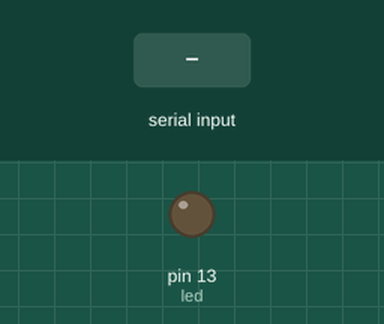
Simulated run of this sketch. Board: Arduino Uno, built with avr-gcc and run on an emulated ATmega328P. Shown: output pins drawn as LEDs (lit = HIGH). Inputs (shaded band) come from the test bench. What the sketch prints to the serial monitor is not drawn.

Above: at 1.2 s.
1.3 s: "1" received over Serial
At 2.4 s:
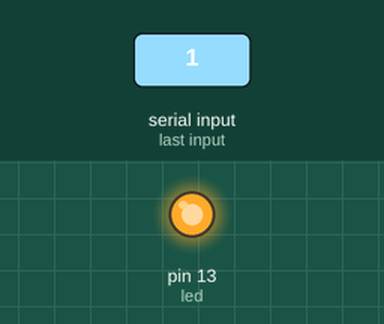
2.8 s: "0" received over Serial
At 3.5 s:
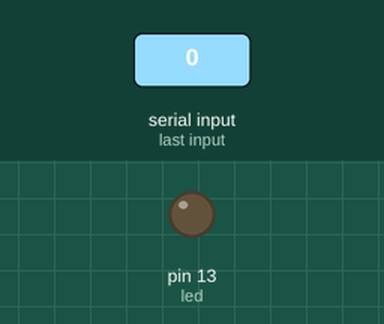
Timing chart, 0 to 5.8 s (numbered marks = the images above; inputs shaded):
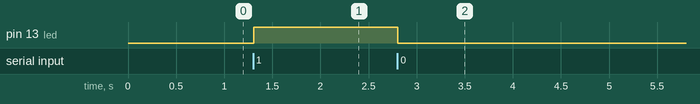

The sketch:

Serial_input_blink.ino
```cpp
char op = '0';
int led = 13;

void setup() {
  // put your setup code here, to run once:
  Serial.begin(9600);
  pinMode(led,OUTPUT);
}

void loop() {
  // put your main code here, to run repeatedly:

  if(Serial.available() > 0){
    op = Serial.read();
  }

  if(op == '1'){
    digitalWrite(led,HIGH);
  }
  else if(op == '0'){
    digitalWrite(led,LOW);
  }

  Serial.println("End");

}
```

Measured:
- after the input at 1.3 s, pin 13 (led): LOW → HIGH at once
- after the input at 2.8 s, pin 13 (led): HIGH → LOW at once
